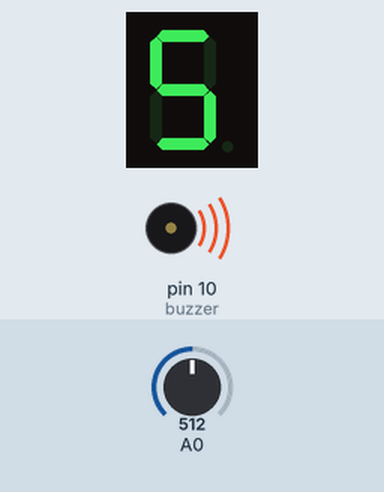
Simulated run of this sketch. Board: Arduino Uno, built with avr-gcc and run on an emulated ATmega328P. Shown: 1-digit seven-segment display, buzzer (waves = sounding). Wiring (inferred from the names in the program): 1-digit 7-segment display, segments lit when HIGH: segments pin 2, pin 3, pin 5, pin 6, pin 7, pin 8, pin 9, pin 4. Inputs (shaded band) come from the test bench; at power-on: A0 = 512. The segment pins are drawn as the display they are named for.

Above: at 1.2 s.
1.3 s: A0 set to 1005
At 1.7 s:
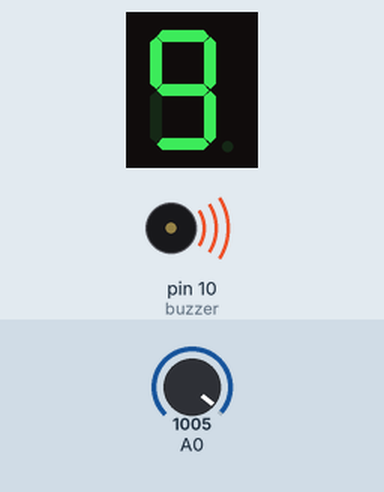
2.8 s: A0 set to 1023
At 3.2 s:
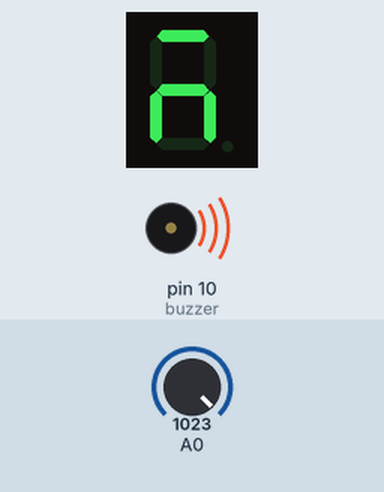
4.3 s: A0 set to 900
At 4.7 s:
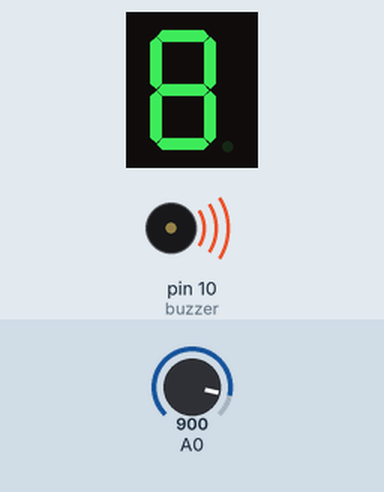
Timing chart, 0 to 7.3 s (numbered marks = the images above; inputs shaded):
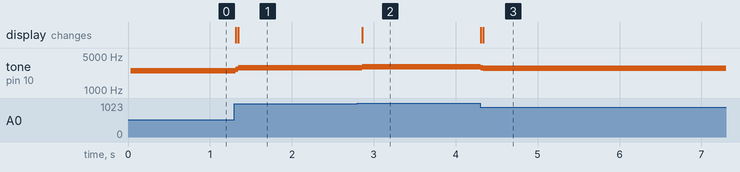

Measured:
- the behaviour switches between 1022 and 1023 on A0 (found by bisection; images 1 and 2)
- after the input at 1.3 s, tone on pin 10 (buzzer): 2500 Hz → 2700 Hz at once, → 2900 Hz 0.03 s later; the display: first changes at once (image 1 shows a later state)
- after the input at 2.8 s, tone on pin 10 (buzzer): 2900 Hz → 3000 Hz after 0.06 s; the display: changes after 0.06 s (image 2)
- after the input at 4.3 s, tone on pin 10 (buzzer): 3000 Hz → 2900 Hz at once, → 2800 Hz 0.03 s later; the display: first changes at once (image 3 shows a later state)

The sketch:

homework03.ino
```cpp
//stolen from lab
// declare all the segments pins
const int pinA = 2;
const int pinB = 3;
const int pinC = 5;
const int pinD = 6;
const int pinE = 7;
const int pinF = 8;
const int pinG = 9;
const int pinDP = 4;

const int buzzer = 10;

const int segSize = 8;
const int noOfDigits = 10;

bool dpState = LOW;
int index = 0;


// store the pins in an array for easier access
int segments[segSize] = {
  pinA, pinB, pinC, pinD, pinE, pinF, pinG, pinDP
};

byte digitMatrix[noOfDigits][segSize - 1] = {
// a  b  c  d  e  f  g
  {1, 1, 1, 1, 1, 1, 0}, // 0
  {0, 1, 1, 0, 0, 0, 0}, // 1
  {1, 1, 0, 1, 1, 0, 1}, // 2
  {1, 1, 1, 1, 0, 0, 1}, // 3
  {0, 1, 1, 0, 0, 1, 1}, // 4
  {1, 0, 1, 1, 0, 1, 1}, // 5
  {1, 0, 1, 1, 1, 1, 1}, // 6
  {1, 1, 1, 0, 0, 0, 0}, // 7
  {1, 1, 1, 1, 1, 1, 1}, // 8
  {1, 1, 1, 1, 0, 1, 1}  // 9
};


void displayNumber(byte digit, byte decimalPoint) {
  for (int i = 0; i < segSize - 1; i++) {
    digitalWrite(segments[i], digitMatrix[digit][i]);
  }

  // write the decimalPoint to DP pin
  digitalWrite(segments[segSize - 1], decimalPoint);
}

//stolen from the internet
const int analogReadHigh = 1023;
const unsigned sample = 300;
unsigned getReading() {
  unsigned val;
  unsigned long long averaging = 0;
  for(int i = 0; i < sample; i++){
   val = analogRead(A0);
   averaging += val;
  }
  val =  averaging / sample;
  return map(val,LOW,analogReadHigh,LOW,noOfDigits);
}

void setup() {
  for (int i = 0; i < segSize; i++) {
  pinMode(segments[i], OUTPUT);
  }
  pinMode(A0, INPUT);
}

const int baseFreq = 2000;
const int freqOffset = 100;
unsigned formerReading = 0;
void loop() {
  unsigned reading = getReading();
  if(reading != formerReading) {
    formerReading = reading;
    displayNumber(reading, LOW);
    tone(buzzer, reading * freqOffset + baseFreq);
  }
}
```
